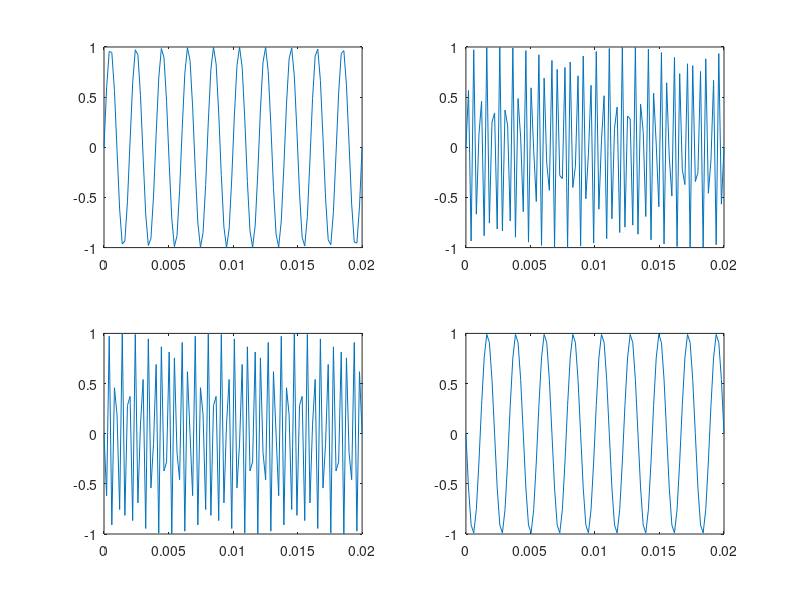
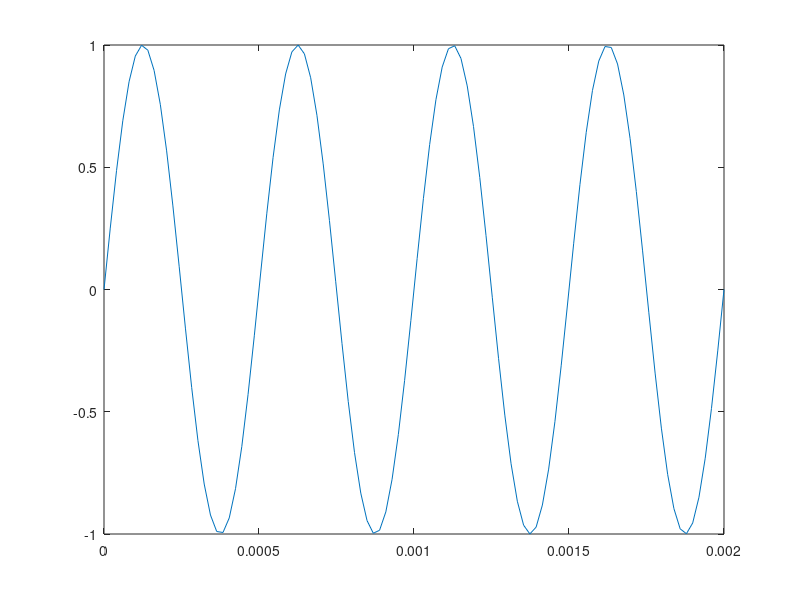
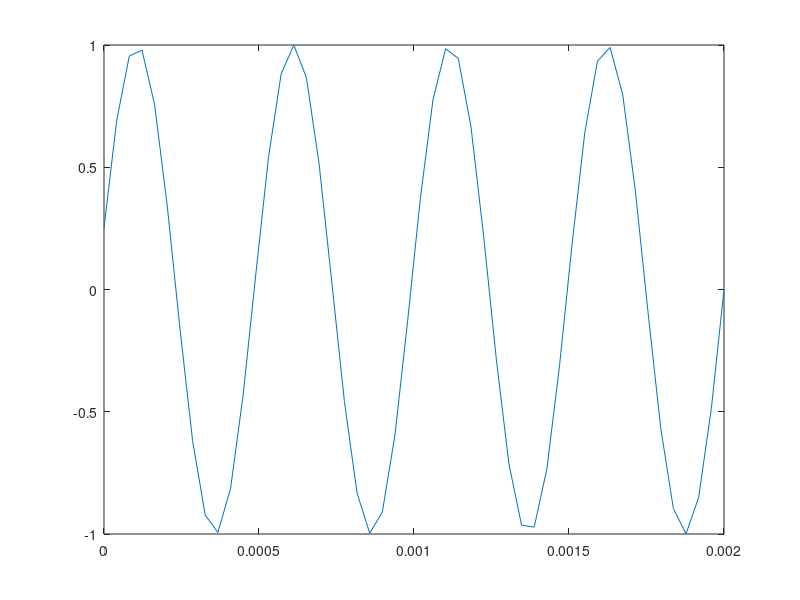

MATLAB code to generate these figures, in order:
t=linspace(0,100/5000,100);
x1=sin(2*pi*500*t);
x2=sin(2*pi*2000*t);
x3=sin(2*pi*3000*t);
x4=sin(2*pi*4500*t);
figure
subplot(2,2,1)
plot(t,x1)
subplot(2,2,2)
plot(t,x2)
subplot(2,2,3)
plot(t,x3)
subplot(2,2,4)
plot(t,x4)
t2=linspace(0,100/50000,100);
x5=sin(2*pi*2000*t2);
figure
plot(t2,x5)
y=zeros(1,50);
for i=2:2:100
    y(i/2)=x5(i);
end
t3=linspace(0,100/50000,50);
figure
plot(t3,y)